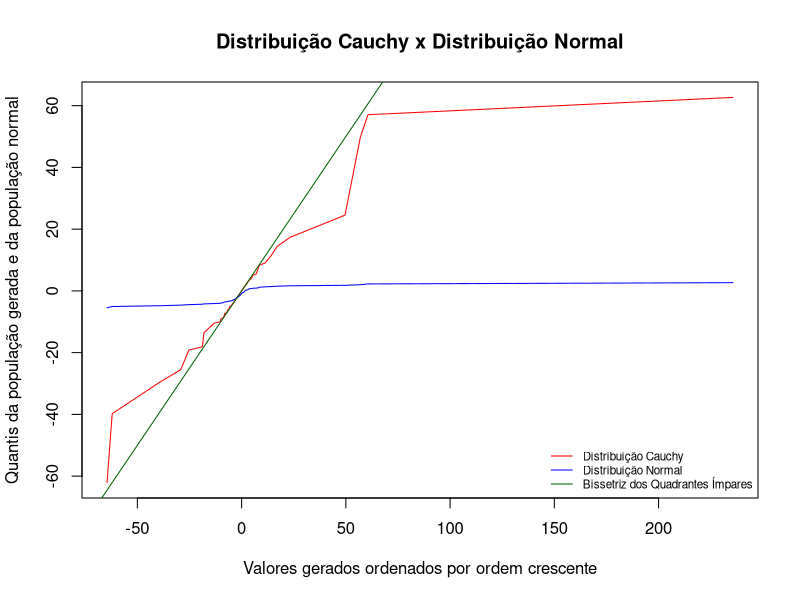

Here is the R script that generated this plot:
set.seed(1364)
n <- 170

# Calcular as probabilidades i/(n+1), i = 1, ..., n
probs <- 1:n
for(i in 1:n) {
  probs[i] <- probs[i] / (n+1)
}

# Gerar a amostra e ordenar os valores
amostra <- rcauchy(n, -1, 1.8)
amostra <- sort(amostra)

quantileCauchy <- quantile(amostra, probs)

quantileNorm <- qnorm(probs, mean = -1.4, sd = sqrt(2.6))

# Criar o gráfico apenas com a linha que relaciona amostra e quantileCauchy
plot(amostra, quantileCauchy, type = "l", col = "red",
     xlab = "Valores gerados ordenados por ordem crescente",
     ylab = "Quantis da população gerada e da população normal",
     main = "Distribuição Cauchy x Distribuição Normal")

# Adicionar linha que relaciona amostra e quantileNorm
lines(amostra,quantileNorm, col = "blue")

# Adicionar bissetriz dos quadrantes ímpares
lines(c(-2000,2000),c(-2000,2000), col = "darkgreen")

# Adicionar legenda
legend("bottomright", legend = c("Distribuição Cauchy", "Distribuição Normal",
                                 "Bissetriz dos Quadrantes Ímpares"),
       col = c("red", "blue", "darkgreen"), lty = 1, cex = 0.7, bty = "n") 
